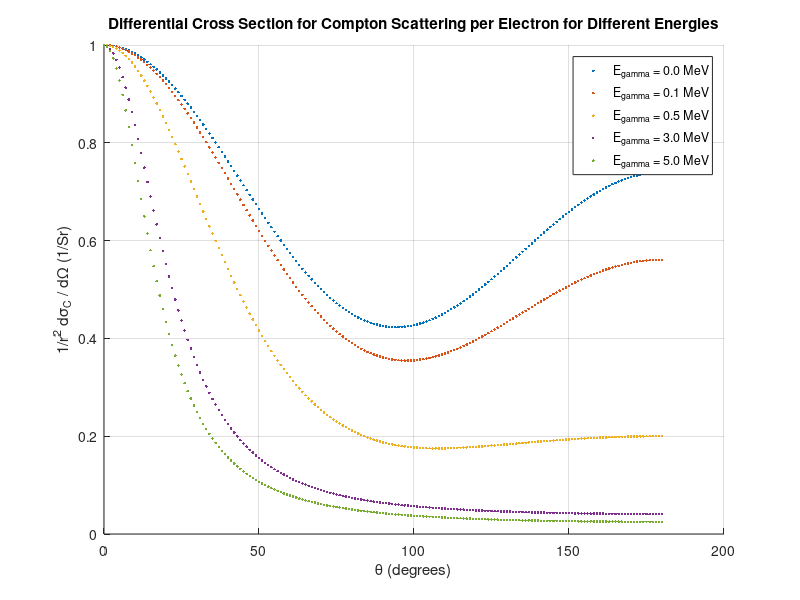

MATLAB code to generate this figure:
% Define constants
re = 2.8179403227e-15; % Classical electron radius in meters
E_gammas = [0.045, 0.1, 0.511,3,5]; % Energy of the photon in MeV
mc2 = 0.511; % Rest mass energy of the electron in MeV


% Define theta range
%theta_deg = randi([0, 180],1, 1000); % Theta from 0 to 2*pi
%theta = deg2rad(theta_deg);

% Prepare figure
figure;
hold on; % Hold on to plot multiple graphs on the same figure
  
load("angles.mat");
%disp(theta)
%disp(phi)

% Loop over each energy level to plot
for E_gamma = E_gammas
    epsilon= E_gamma/mc2;
    dSigmaC_dOmega_r_E = zeros(1, length(theta));
    %dSigmaC_dOmegaE_r_E = zeros(1,length(theta));
    for i = 1:length(theta)
        % Calculate the differential cross section per electron for Compton scattering
        dSigmaC_dOmega_r_E(i) = (1 / 2) * ((1 + cos(theta(i)).^2) ./ (1 + epsilon .* (1 - cos(theta(i)))).^2) .* ...
            (1+((epsilon^2 .* (1 - cos(theta(i))).^2) ./ (1 + epsilon .* (1 - cos(theta(i))) .* (1 + cos(theta(i)).^2))));
        %%dSigmaC_dOmegaE_r_E(i)= (1+epsilon^2)*(1-cos(theta(i)))^2/(cos(phi(i)))^3 * dSigmaC_dOmega_r_E(i);
    end
    % Plot the graph for this energy level
    plot(rad2deg(theta), dSigmaC_dOmega_r_E, '.','DisplayName', sprintf('E_{gamma} = %0.1f MeV', E_gamma));
    %polarplot(epsilon, dSigmaC_dOmegaE_r_E)
end
% Customize the plot
xlabel('\theta (degrees)');
ylabel('1/r^2 d\sigma_C / d\Omega (1/Sr)');
%set(gca, 'YScale', 'log'); % Set the y-axis to log scale
title('Differential Cross Section for Compton Scattering per Electron for Different Energies');
legend('show')
grid on;
hold off; % Release the figure for other plots
%disp(dSigmaC_dOmegaE_r_E)
% figure; % Create a new figure window

% Loop over each energy level to plot on the polar plot
%for E_gamma = E_gammas
%    epsilon = E_gamma / mc2;
%    dSigmaC_dOmegaE_r_E = zeros(1, length(theta));
%    for i = 1:length(theta)
        % Your existing differential cross section calculation here...
%        dSigmaC_dOmegaE_r_E(i)= (1+epsilon^2)*(1-cos(theta(i)))^2/(cos(phi(i)))^3 * dSigmaC_dOmega_r_E(i);
%    end
% 
%     % Convert your angle theta and your differential cross section into polar coordinates
%     % Note: You might need to adjust this part based on what exactly you want to plot as radius
%     rho = dSigmaC_dOmegaE_r_E; % For example, use your differential cross section values as radius
% 
%     % Polar plot for this energy level
%     polarplot(theta,rho ,'.', 'DisplayName', sprintf('epsilon = %0.1f', epsilon));
%     hold on; % Hold on to plot multiple graphs in the polar plot
% end
% 
% % Customize the polar plot
% title('Polar Representation for Different Energies');
% legend('show')